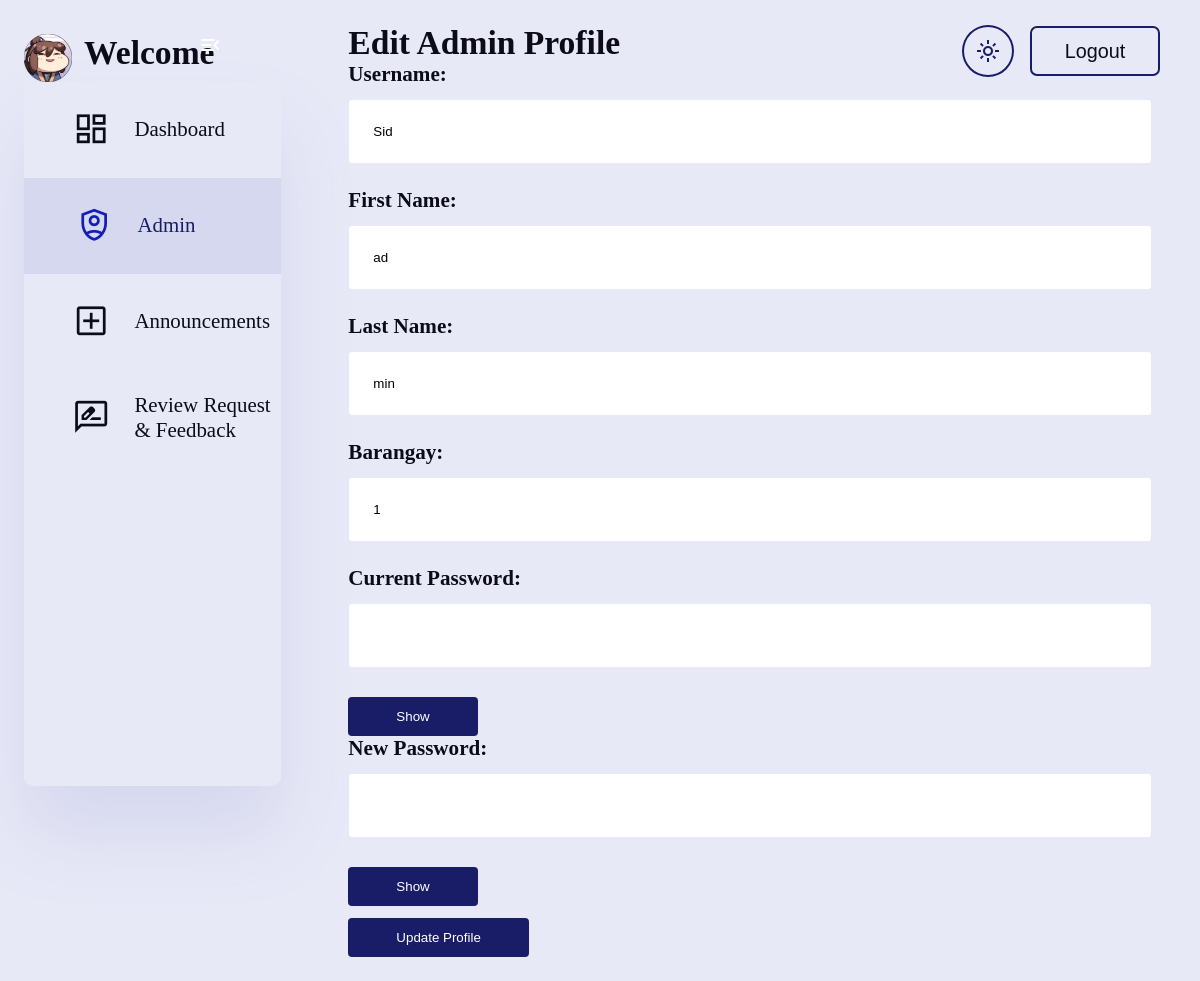
Page /LG/Admin.php (signed in) on the committed database.
### tables this page shows
CREATE TABLE `admincredentials` (
  `username` varchar(50) NOT NULL,
  `firstname` varchar(50) NOT NULL,
  `lastname` varchar(50) NOT NULL,
  `barangay` varchar(50) NOT NULL,
  `password` varchar(255) NOT NULL,
  `admin_code` varchar(255) NOT NULL
);

### LG/Admin.php (the view, shortened to what this page needs)
<?php
$servername = "localhost";
$username = "root";
$password = "";
$dbname = "lgutestdb";
$conn = new mysqli($servername, $username, $password, $dbname);
$currentUsername = $_SESSION['username'];
$stmt = $conn->prepare("SELECT username, firstname, lastname, barangay FROM admincredentials WHERE username = ?");
$stmt->bind_param("s", $currentUsername);
$stmt->execute();
$result = $stmt->get_result();
if ($result->num_rows > 0) {
    $row = $result->fetch_assoc();
    $username = htmlspecialchars($row['username']);
    $firstname = htmlspecialchars($row['firstname']);
    $lastname = htmlspecialchars($row['lastname']);
    $barangay = htmlspecialchars($row['barangay']);
} else {
    echo "Error: User not found.";
    exit();
}
?>
<!DOCTYPE html>
<html lang="en">
<head>
    <link rel="stylesheet" href="style.css">
</head>
<body>
<div class="container">
    <aside id="sidebar">
        <div class="toggle">
            <div class="logo">
                <img src="images/iconx.png" alt="Logo">
                <h2>Welcome</h2>
            </div>
            <div class="close" id="toggle-btn">
                <span class="material-icons-sharp">menu_open</span>
            </div>
        </div>
        <div class="sidebar">
            <a href="AdminDashboard.php">
                <span class="material-symbols-outlined">dashboard</span>
                <h3>Dashboard</h3>
            </a>
            <a href="admin.php" class="active">
                <span class="material-symbols-outlined">shield_person</span>
                <h3>Admin</h3>
            </a>
            <a href="AdminAnnouncement.php">
                <span class="material-symbols-outlined">add_box</span>
                <h3>Announcements</h3>
            </a>
            <a href="ReviewSubmissions.html">
                <span class="material-symbols-outlined">rate_review</span>
                <h3>Review Request & Feedback</h3>
            </a>
        </div>
    </aside>
    <div class="main--content">
        <h2>Edit Admin Profile</h2>
        <form action="admin_update_profile.php" method="POST">
            <div class="profile-section">
                <label for="username">Username:</label>
                <input type="text" id="username" name="username" value="<?php echo $username; ?>" required>
            </div>
            <div class="profile-section">
                <label for="firstname">First Name:</label>
                <input type="text" id="firstname" name="firstname" value="<?php echo $firstname; ?>" required>
            </div>
            <div class="profile-section">
                <label for="lastname">Last Name:</label>
                <input type="text" id="lastname" name="lastname" value="<?php echo $lastname; ?>" required>
            </div>
            <div class="profile-section">
                <label for="barangay">Barangay:</label>
                <input type="text" id="barangay" name="barangay" value="<?php echo $barangay; ?>" required>
            </div>
            <div class="profile-section password-container">
                <label for="current_password">Current Password:</label>
                <input type="password" id="current_password" name="current_password" required>
                <button type="button" class="btn-show" onclick="togglePasswordVisibility('current_password')">Show</button>
            </div>
            <div class="profile-section password-container">
                <label for="new_password">New Password:</label>
                <input type="password" id="new_password" name="new_password">
                <button type="button" class="btn-show" onclick="togglePasswordVisibility('new_password')">Show</button>
            </div>
            <div class="updatebutton">
                <button type="submit">Update Profile</button>
            </div>
        </form>
    </div>
    <nav class="navigation">
        <button id="theme-toggle" class="btn-theme-toggle">
            <span class="material-symbols-outlined">light_mode</span>
        </button>
        <button class="btnLogin-popup"><a href="admin_logout.php">Logout</a></button>
    </nav>
</div>
</body>
</html>

### LG/style.css (style rules this page uses)
:root { --color-text: #0b0c18; --color-background: #e8e9f7; --color-background-lighter: #ebecf7; --color-primary: #191d67; --color-secondary: #757be6; --color-accent: #141db8; --color-white: #fff; --color-dark: #363949; --color-light: rgba(132, 139, 200, 0.18); --color-dark-variant: #677483; --box-shadow: 0 2rem 3rem var(--color-light); }
* { margin: 0; padding: 0; outline: 0; border: 0; text-decoration: none; box-sizing: border-box; }
html { font-size: 24px; }
body { width: 100vw; height: 100vh; font-family: 'Poppins'; font-size: 0.88rem; user-select: none; overflow-x: hidden; color: var(--color-text); background-color: var(--color-background); }
a { color: var(--color-text); }
h2 { font-weight: 600; font-size: 1.4rem; }
h3 { font-weight: 500; font-size: 0.87rem; }
.container { display: flex; width: 96%; margin: 0 auto; gap: 1.8rem; grid-template-columns: 12rem auto 23rem; position: relative; }
aside { height: 100vh; transition: all 0.3s ease; position: sticky; top: 0; }
aside .toggle { display: flex; align-items: center; justify-content: space-between; margin-top: 1.4rem; }
aside .toggle .logo { display: flex; gap: 0.5rem; }
aside .toggle .logo img { width: 2rem; height: 2rem; }
aside .toggle .close { padding-right: 1rem; cursor: pointer; }
aside .sidebar { display: flex; width: 100%; flex-direction: column; background-color: var(--color-background); box-shadow: var(--box-shadow); border-radius: 10px; height: 88vh; transition: all 0.3s ease; }
aside .sidebar a { display: flex; align-items: center; color: var(--color-text); height: 4rem; gap: 1rem; position: relative; margin-left: 2rem; transition: all 0.3s ease; justify-content: flex-start; }
aside .sidebar a span { font-size: 1.6rem; transition: all 0.3s ease; }
aside .sidebar a.active { width: 100%; color: var(--color-primary); background: var(--color-light); margin-left: 0; }
aside .sidebar a.active::before { content: ''; width: 6px; height: 18px; background-color: var(--color-primary-dark); }
aside .sidebar a.active span { color: var(--color-accent); margin-left: calc(1rem - 3px); }
.navigation { position: absolute; top: 25px; right: 16px; display: flex; align-items: center; gap: 16px; font-size: 18px; }
.navigation .btn-theme-toggle { display: flex; align-items: center; justify-content: center; background: transparent; border: 2px solid var(--color-primary); border-radius: 50%; padding: 0.5rem; cursor: pointer; font-size: 1.5rem; color: var(--color-primary); transition: background 0.3s, color 0.3s; }
.navigation .btnLogin-popup { width: 130px; height: 50px; background: transparent; border: 2px solid var(--color-primary); outline: none; border-radius: 7px; cursor: pointer; font-size: 1.1em; color: var(--color-primary); font-weight: 500; transition: 0.5s; }
.btn-theme-toggle { display: flex; align-items: center; justify-content: center; background: transparent; border: 2px solid var(--color-primary); border-radius: 50%; padding: 0.5rem; cursor: pointer; font-size: 1.5rem; color: var(--color-primary); transition: background 0.3s, color 0.3s; }
.profile-section { margin-bottom: 0rem; }
.profile-section label { display: block; margin-bottom: 0.5rem; font-weight: bold; }
input[type="text"], input[type="password"], input[type="email"], textarea { width: 100%; padding: 1rem; border: 1px solid var(--color-light); border-radius: 4px; box-sizing: border-box; margin-bottom: 1rem; }
.updatebutton button { background-color: var(--color-primary); color: var(--color-white); margin-top: 0.5rem; padding: 0.5rem 2rem; border: none; border-radius: 4px; cursor: pointer; transition: background-color 0.3s ease; }
.main--content { position: grid; background: var(--color-background); width: 100%; padding: 1rem; }
.btn-show { background-color: var(--color-primary); color: var(--color-white); margin-top: 0.2rem; padding: 0.5rem 2rem; border: none; border-radius: 4px; cursor: pointer; transition: background-color 0.3s ease; }
html { scroll-behavior: smooth; }
.close { position: absolute; top: 20px; right: 35px; color: #fff; font-size: 40px; font-weight: bold; cursor: pointer; }

### rows in the picture
admincredentials: username "Sid", firstname "ad", lastname "min", barangay "1"
